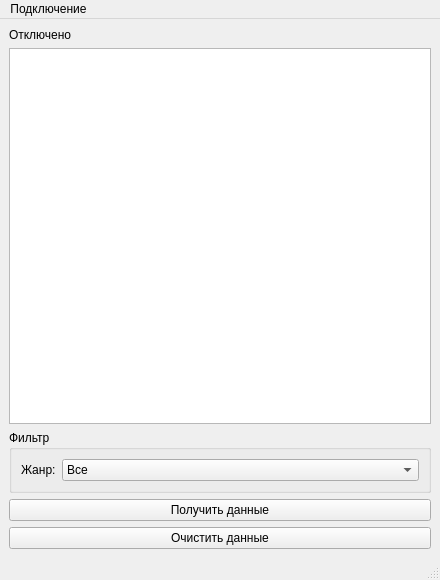
<?xml version="1.0" encoding="UTF-8"?>
<ui version="4.0">
 <class>MainWindow</class>
 <widget class="QMainWindow" name="MainWindow">
  <property name="geometry">
   <rect>
    <x>0</x>
    <y>0</y>
    <width>440</width>
    <height>580</height>
   </rect>
  </property>
  <property name="sizePolicy">
   <sizepolicy hsizetype="Preferred" vsizetype="Expanding">
    <horstretch>0</horstretch>
    <verstretch>0</verstretch>
   </sizepolicy>
  </property>
  <property name="windowTitle">
   <string>MainWindow</string>
  </property>
  <widget class="QWidget" name="centralwidget">
   <layout class="QGridLayout" name="gridLayout">
    <item row="0" column="0">
     <widget class="QLabel" name="lb_statusConnect">
      <property name="sizePolicy">
       <sizepolicy hsizetype="Preferred" vsizetype="Maximum">
        <horstretch>0</horstretch>
        <verstretch>0</verstretch>
       </sizepolicy>
      </property>
      <property name="text">
       <string>Отключено</string>
      </property>
     </widget>
    </item>
    <item row="1" column="0">
     <widget class="QTableView" name="tb_result"/>
    </item>
    <item row="2" column="0">
     <widget class="QGroupBox" name="gb_filters">
      <property name="sizePolicy">
       <sizepolicy hsizetype="Preferred" vsizetype="Minimum">
        <horstretch>0</horstretch>
        <verstretch>0</verstretch>
       </sizepolicy>
      </property>
      <property name="title">
       <string>Фильтр</string>
      </property>
      <layout class="QFormLayout" name="formLayout">
       <item row="0" column="0">
        <widget class="QLabel" name="lb_category">
         <property name="text">
          <string>Жанр:</string>
         </property>
        </widget>
       </item>
       <item row="0" column="1">
        <widget class="QComboBox" name="cb_category">
         <item>
          <property name="text">
           <string>Все</string>
          </property>
         </item>
         <item>
          <property name="text">
           <string>Комедия</string>
          </property>
         </item>
         <item>
          <property name="text">
           <string>Ужасы</string>
          </property>
         </item>
        </widget>
       </item>
      </layout>
     </widget>
    </item>
    <item row="3" column="0">
     <widget class="QPushButton" name="pb_request">
      <property name="sizePolicy">
       <sizepolicy hsizetype="Minimum" vsizetype="Maximum">
        <horstretch>0</horstretch>
        <verstretch>0</verstretch>
       </sizepolicy>
      </property>
      <property name="text">
       <string>Получить данные</string>
      </property>
     </widget>
    </item>
    <item row="4" column="0">
     <widget class="QPushButton" name="pb_clear">
      <property name="sizePolicy">
       <sizepolicy hsizetype="Minimum" vsizetype="Maximum">
        <horstretch>0</horstretch>
        <verstretch>0</verstretch>
       </sizepolicy>
      </property>
      <property name="text">
       <string>Очистить данные</string>
      </property>
     </widget>
    </item>
   </layout>
  </widget>
  <widget class="QMenuBar" name="menubar">
   <property name="geometry">
    <rect>
     <x>0</x>
     <y>0</y>
     <width>440</width>
     <height>21</height>
    </rect>
   </property>
   <widget class="QMenu" name="menu">
    <property name="title">
     <string>Подключение</string>
    </property>
    <addaction name="act_connect"/>
    <addaction name="act_addData"/>
    <addaction name="separator"/>
   </widget>
   <addaction name="menu"/>
  </widget>
  <widget class="QStatusBar" name="statusbar"/>
  <action name="act_connect">
   <property name="text">
    <string>Подключиться</string>
   </property>
  </action>
  <action name="act_addData">
   <property name="text">
    <string>Ввести данные</string>
   </property>
  </action>
 </widget>
 <resources/>
 <connections/>
</ui>
